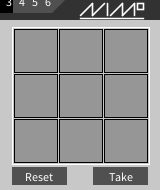
Frame 1 (no input)
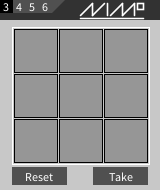
Frame 60 (the mouse pressed at the canvas centre just before this capture)
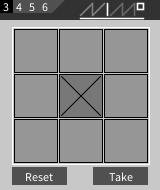
Frame 120 (the mouse held since frame 60 and released just before this capture)

The Processing sketch that drew these frames (run headless with seeded random() and noise(); from frame 60 on, the mouse is pressed at the canvas centre):

// Processing sketch: processing_92109
// ── processing_92109.pde

//This version change ui of nims and component 26/02/2013
//02 - adding auto into the version 27,2,2012

int squareSize = 3;//setup square size 3,4,5,6 - default
int totalBox = squareSize*squareSize;
int smallestSquare = 3;
int rectSize = 30;
int rectGap = 2;
int merah = #FA1414;
int backgroundColor = 200;
int component = 4;// bilangan compenent 3,4,5,6
boolean [][] status = new boolean[squareSize][squareSize];
boolean [][] pangkah = new boolean[squareSize][squareSize];
int bilPangkah = 0;//bilangan kotak yg dah kene pangkah
boolean release = true;//release mouse to avoid to many increase
boolean giliran = true;
boolean win = true;


void setup() {
  size(160, 190);
  background(backgroundColor);
  noStroke();
}///setup


void draw() {

  background(backgroundColor);
  rectSize = (width-30)/squareSize;

  //prepare for renew status
  //status = new boolean[squareSize][squareSize];
  
 
  //System.out.println("start");
  banner();
  //System.out.println("banner");
  draw_big_rect();
  //System.out.println("drawbig");
  draw_rect();
  //System.out.println("drawrect");
  reset_btn();

  //System.out.println("resetbtn");
  winner();
  //System.out.println("winner");
}//draw

void draw_rect() {
  pushMatrix();
  fill(150);
  translate(width/2-((rectSize*squareSize)/2 + (rectGap*(squareSize-1)/2)), height/2-((rectSize*squareSize)/2 + (rectGap*(squareSize-1)/2)));
  for (int i = 0; i< squareSize; i++) {
    for (int j = 0; j < squareSize; j++) {
      stroke(0);
      fill(150);
      if (overRect(i*(rectSize + rectGap)+(width/2-((rectSize*squareSize)/2 + (rectGap*(squareSize-1)/2))), j*(rectSize + rectGap)+(height/2-((rectSize*squareSize)/2 + (rectGap*(squareSize-1)/2))), rectSize, rectSize)) {
        fill(120);
        if (mousePressed) {
          if (release && !status[i][j]) {
            if (pangkah[i][j]) {
              pangkah[i][j] = false;
              bilPangkah--;
            }
            else {
              if (bilPangkah < squareSize) {
                pangkah[i][j] = true;
                bilPangkah++;
              }//if
            }//else
          }//if release
          release = false;
        }//mousepressed change cross
      }//if overrect
      if (status[i][j]) {
        fill(backgroundColor);
        stroke(backgroundColor);
      }// if dont show
      rect(i*(rectSize + rectGap), j*(rectSize + rectGap), rectSize, rectSize);
      if (pangkah[i][j] && !status[i][j]) {
        if (!giliran) {
          stroke(255);
        }
        draw_x(i, j);
      }//if x
    }//inner for loop
  }//end for loop
  popMatrix();
}//draw_rect

void draw_big_rect() {
  noFill();
  stroke(255);
  if (!giliran) {
    stroke(0);
  }//if
  rect(width/2-((rectSize*squareSize)/2 + (rectGap*(squareSize+1)/2)), height/2-((rectSize*squareSize)/2 + (rectGap*(squareSize+1)/2)), ((rectSize*squareSize) + (rectGap*(squareSize+1))), ((rectSize*squareSize) + (rectGap*(squareSize+1))));
}//draw big rect

void take_btn() {
  int w = 55;
  int h = 18;

  textAlign(CENTER, CENTER);
  fill(80);
  if (overRect(width/2+((rectSize*squareSize)/2 + (rectGap*(squareSize+1)/2))-w, height/2+((rectSize*squareSize)/2 + (rectGap*(squareSize+1)/2))+rectGap*2, w, h)) {
    fill(0);
    if ((mousePressed || !giliran) && (bilPangkah > 0)) {
      if (release) {
        fill(80);
        totalBox -= bilPangkah;
        bilPangkah = 0;
        for (int i = 0; i < squareSize; i++) {
          for (int j = 0; j < squareSize; j++) {
            status[i][j] = pangkah[i][j];
          }//for
        }//for
        if (!giliran) {
          //delay(1000);
        }//if
        if (totalBox==0 && giliran) {
          win = true;
        }//if
        else {
          win = false;
        }

        if (totalBox > 0 && giliran) {
          autoAI();
          giliran = false;
          release = false;
        }//if
        else {
          giliran = true;
          release = true;
        }//else{
      }//release
    }//if
  }//if

  //stroke(0);
  noStroke();
  rect(width/2+((rectSize*squareSize)/2 + (rectGap*(squareSize+1)/2))-w, height/2+((rectSize*squareSize)/2 + (rectGap*(squareSize+1)/2))+rectGap*2, w, h);
  fill(255);
  text("Take", width/2+((rectSize*squareSize)/2 + (rectGap*(squareSize+1)/2))-w/2, height/2+((rectSize*squareSize)/2 + (rectGap*(squareSize+1)/2))+rectGap*2+h/2);//start
}//take button

void reset_btn() {
  int w = 55;
  int h = 18;

  textAlign(CENTER, CENTER);
  fill(80);
  if (overRect(width/2-((rectSize*squareSize)/2 + (rectGap*(squareSize+1)/2)), height/2+((rectSize*squareSize)/2 + (rectGap*(squareSize+1)/2))+rectGap*2, w, h)) {
    fill(0);
    if (mousePressed) {
      fill(80);
      bilPangkah = 0;
      status = new boolean[squareSize][squareSize];
      pangkah = new boolean[squareSize][squareSize];
      totalBox = squareSize*squareSize;
      giliran = true;
      //int l = int(random(5)); converting example
    }//if
  }//if

  //stroke(0);
  noStroke();
  rect(width/2-((rectSize*squareSize)/2 + (rectGap*(squareSize+1)/2)), height/2+((rectSize*squareSize)/2 + (rectGap*(squareSize+1)/2))+rectGap*2, w, h);
  fill(255);
  text("Reset", width/2-((rectSize*squareSize)/2 + (rectGap*(squareSize+1)/2))+w/2, height/2+((rectSize*squareSize)/2 + (rectGap*(squareSize+1)/2))+rectGap*2+h/2);//start
}//take button

void draw_nim() {
  pushMatrix();
  strokeWeight(1.6);
  int nimSize = 12;
  int nimGap = 3;
  int nimX = width/2;
  //int nimY = height/2-((rectSize*squareSize)/2 + (rectGap*(squareSize+1)/2))-rectGap*4-nimSize;
  int nimY = 3;// fix
  stroke(255-mouseX*1.6);
  line(nimX, nimY+nimSize, nimX+nimSize, nimY);
  line(nimX+nimSize, nimY, nimX+nimSize, nimY+nimSize);
  line(nimX+nimSize, nimY+nimSize, nimX+nimSize*2, nimY);
  stroke(255);
  line(nimX+nimSize*2+nimGap, nimY, nimX+nimSize*2+nimGap, nimY+nimSize);
  stroke(255-mouseY*1.6);
  line(nimX+nimSize*2+nimGap*2, nimY+nimSize, nimX+nimSize*3+nimGap*2, nimY);
  line(nimX+nimSize*3+nimGap*2, nimY, nimX+nimSize*3+nimGap*2, nimY+nimSize);
  line(nimX+nimSize*3+nimGap*2, nimY+nimSize, nimX+nimSize*4+nimGap*2, nimY);
  line(nimX+nimSize*4+nimGap*2, nimY, nimX+nimSize*4+nimGap*2, nimY+nimSize);
  stroke(255);
  line(nimX, nimY+nimSize+nimGap, nimX+nimSize*4.5+nimGap*3, nimY+nimSize+nimGap);
  noFill();
  rect(nimX+nimSize*4+nimGap*3, nimY, nimSize/2, nimSize/2);
  strokeWeight(1);
  popMatrix();
}//draw_nim

boolean overRect(int x, int y, int width, int height) {
  if (mouseX >= x && mouseX <= x+width && 
    mouseY >= y && mouseY <= y+height) {
    return true;
  } 
  else {
    return false;
  }
}//overrect

void draw_x(int i, int j) {
  line(i*(rectSize + rectGap)+2, j*(rectSize + rectGap)+2, i*(rectSize + rectGap)+rectSize-2, j*(rectSize + rectGap)+rectSize-2);
  line(i*(rectSize + rectGap)+rectSize-2, j*(rectSize + rectGap)+2, i*(rectSize + rectGap)+2, j*(rectSize + rectGap)+rectSize-2);
}//draw_x

void draw_component() {
  int w = 13;
  int h = 13;
  int x = 0;
  int y = 0;

  //stroke(0);
  noStroke();
  fill(80);
  triangle(x+w*component, y, x+w*(component+1), y, x+w*component, y+h);
  for (int i =0; i < component; i ++) {
    fill(80);
    if (overRect(x+w*i, y, w, h)) {
      fill(0);
      if (mousePressed) {
        fill(80);
        squareSize = i+smallestSquare;
        status = new boolean[squareSize][squareSize];
        pangkah = new boolean[squareSize][squareSize];
        bilPangkah = 0;
        totalBox = squareSize*squareSize;
        giliran = true;
        //int l = int(random(5)); converting example
      }//if
    }//if
    if ((i+smallestSquare == squareSize)) {
      fill(0);
    }//if
    rect(x+w*i, y, w, h);
    //ellipse(x+w*i+w/2,y+w/2,w,w);
    fill(255);
    text(i+smallestSquare, x+w*i+w/2, y+h/2);//start
  }//for loop
}//draw component

void banner() {
  fill(50);
  //rect(0,0,width,height/2-((rectSize*squareSize)/2 + (rectGap*(squareSize+1)/2))-rectGap*2);
  rect(0, 0, width, 20);//statik
  draw_nim();
  draw_component();
}//banner

void mouseReleased() {
  release = true;
}//mouseReleased

void autoAI() {
  int ambik = abs(totalBox%(squareSize+1));
  if (ambik == 0) {
    ambik = abs(int(random(1, squareSize)));
  }//if

  for (int i = 0; i < ambik; i++) {
    while (true) {
      int x = int(random(0, squareSize));
      int y = int(random(0, squareSize));
      if (!pangkah[x][y]) {
        pangkah[x][y] = true;
        break;
      }//if
    }//while 1
  }//for loop

  bilPangkah = ambik;
  //System.out.println("ambik " + ambik);
  //totalBox = totalBox - ambik;
  //System.out.println(totalBox);
}//autoAI

void winner() {
  if (totalBox == 0) {
    if (win) {
      fill(0);
      text("Congratulation, You Win.", (width/2)+5, height/2);
      //System.out.println("you win");
    }//inner if
    else {
      fill(merah);
      text("You Lose!", width/2, height/2);
      //System.out.println("you lose");
    }//inner else
  }//if totalbox
  else {
    take_btn();
  }//else
}
